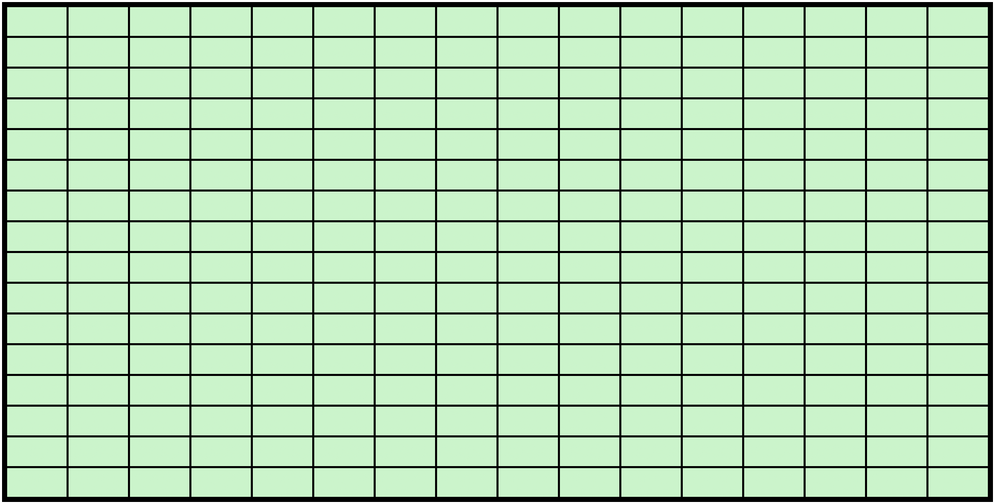
#> input picture wizualizacja_danych/patterny_artykuł/1_pattern.png, 995 x 504 px, shrunk from 1944 x 984 before the run, found by its file name
$ python gen_kilku_patternow.py
#> lines starting #> are read from the running program, lines starting #| are printed output that depends on the picture
import matplotlib.pyplot as plt
import matplotlib.image as mpimg

def display_images(paths, save_path=None):
    num_images = len(paths)
    rows = 2  # Liczba wierszy
    cols = 3  # Liczba kolumn

    fig, axs = plt.subplots(rows, cols, figsize=(15, 10))

    for i in range(rows):
        for j in range(cols):
            img_index = i * cols + j
            if img_index < num_images:
                img = mpimg.imread(paths[img_index])
#> img is the input picture: shape (504, 995, 4) float32; mean R, G, B, A 0.705, 0.848, 0.705, 1
                axs[i, j].imshow(img)
                axs[i, j].axis('off')
                axs[i, j].set_title(f"Pattern {img_index + 1}", fontsize=12)  # Dodanie podpisu
            else:
                axs[i, j].axis('off')  # Ukrycie pustych osi

    # Dodanie legendy na dole
    legend_labels = {"ON": "blue", "OFF": "lightblue"}
#> legend_labels = {'ON': 'blue', 'OFF': 'lightblue'}
    legend_handles = [plt.Rectangle((0, 0), 1, 1, color=color, edgecolor='black', linewidth=1) for color in legend_labels.values()]
#> legend_handles = 2 items
    legend_texts = list(legend_labels.keys())
#> legend_texts = ['ON', 'OFF']

    fig.legend(
        legend_handles,
        legend_texts,
        loc='lower center',
        ncol=2,
        fontsize='large',
        title='Legend'
    )

    # Dostosowanie odstępów między obrazami
    plt.subplots_adjust(wspace=0.01, hspace=0.01, bottom=0.01)

    # Zapis figury, jeśli podano ścieżkę
    if save_path:
        plt.savefig(save_path, format='png', bbox_inches='tight')
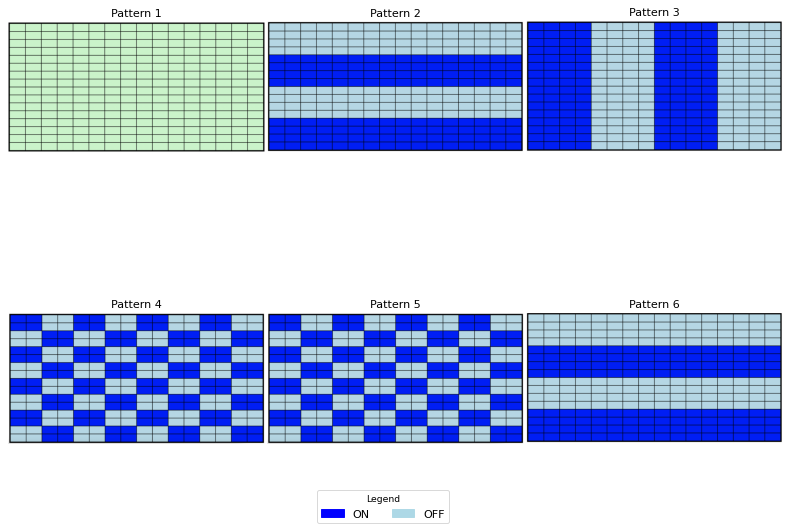
#> figure drawn by matplotlib, 6 panels

    plt.show()

# Przykładowe ścieżki do zdjęć
image_paths = [
    r"C:\Users\Paweł\Desktop\RIS\Ris\Python_RIS\wizualizacja_danych\patterny_artykuł\1_pattern.png",
    r"C:\Users\Paweł\Desktop\RIS\Ris\Python_RIS\wizualizacja_danych\patterny_artykuł\2_pattern.png",
    r"C:\Users\Paweł\Desktop\RIS\Ris\Python_RIS\wizualizacja_danych\patterny_artykuł\3_pattern.png",
    r"C:\Users\Paweł\Desktop\RIS\Ris\Python_RIS\wizualizacja_danych\patterny_artykuł\4_pattern.png",
    r"C:\Users\Paweł\Desktop\RIS\Ris\Python_RIS\wizualizacja_danych\patterny_artykuł\5_pattern.png",
    r"C:\Users\Paweł\Desktop\RIS\Ris\Python_RIS\wizualizacja_danych\patterny_artykuł\6_pattern.png"
]

# Wyświetlanie zdjęć i zapis figury
save_path = r"C:\Users\Paweł\Desktop\RIS\Ris\Python_RIS\wizualizacja_danych\patterny_artykuł\combined_patterns.png"
display_images(image_paths, save_path=save_path)
